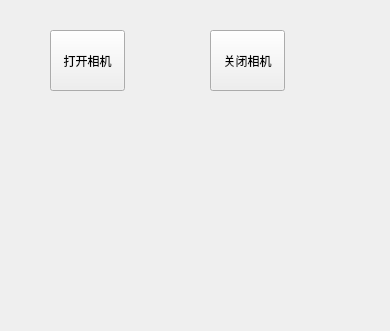
<?xml version="1.0" encoding="UTF-8"?>
<ui version="4.0">
 <class>CameraCapture</class>
 <widget class="QWidget" name="CameraCapture">
  <property name="geometry">
   <rect>
    <x>0</x>
    <y>0</y>
    <width>390</width>
    <height>331</height>
   </rect>
  </property>
  <property name="windowTitle">
   <string>CameraCapture</string>
  </property>
  <widget class="QPushButton" name="openButton">
   <property name="geometry">
    <rect>
     <x>50</x>
     <y>30</y>
     <width>75</width>
     <height>61</height>
    </rect>
   </property>
   <property name="text">
    <string>打开相机</string>
   </property>
  </widget>
  <widget class="QPushButton" name="closeButton">
   <property name="geometry">
    <rect>
     <x>210</x>
     <y>30</y>
     <width>75</width>
     <height>61</height>
    </rect>
   </property>
   <property name="text">
    <string>关闭相机</string>
   </property>
  </widget>
 </widget>
 <layoutdefault spacing="6" margin="11"/>
 <resources/>
 <connections/>
</ui>
